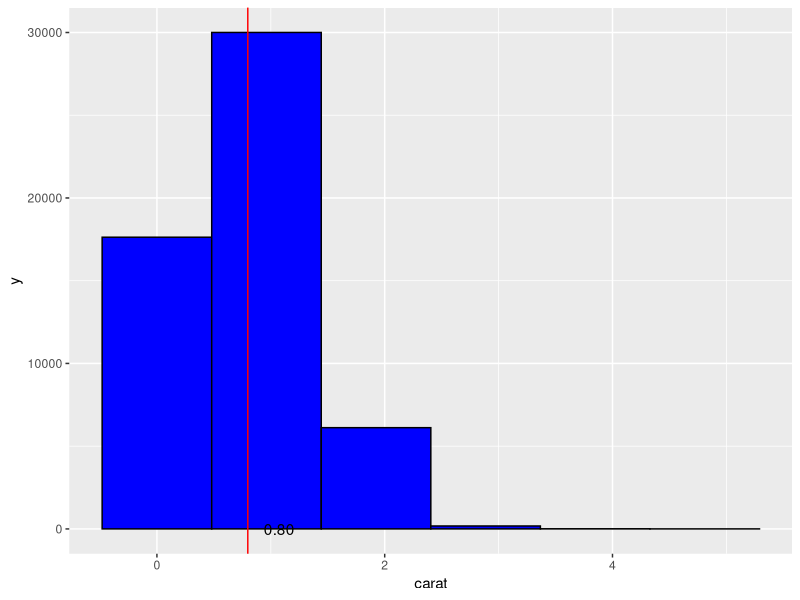
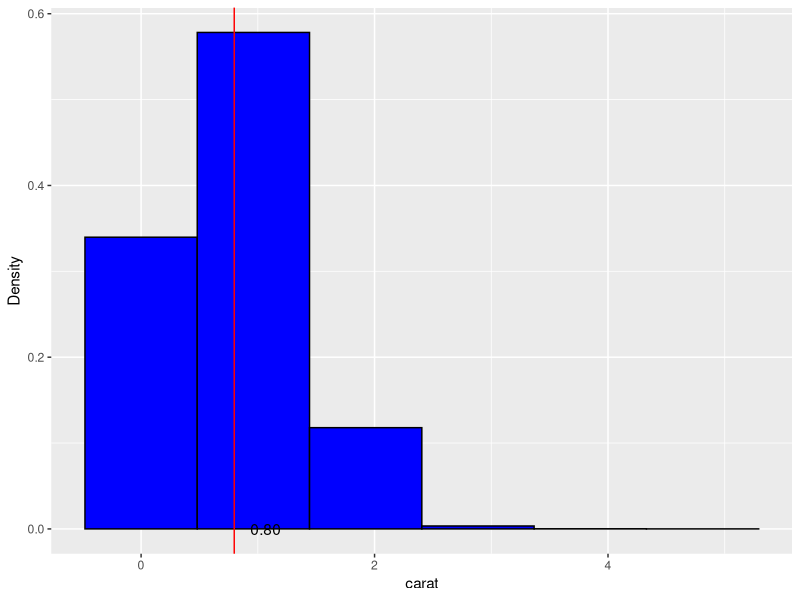
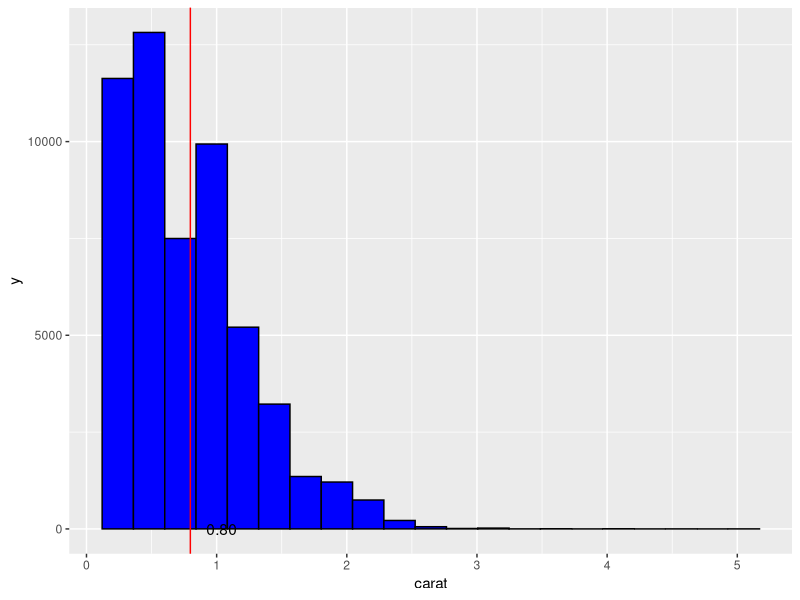
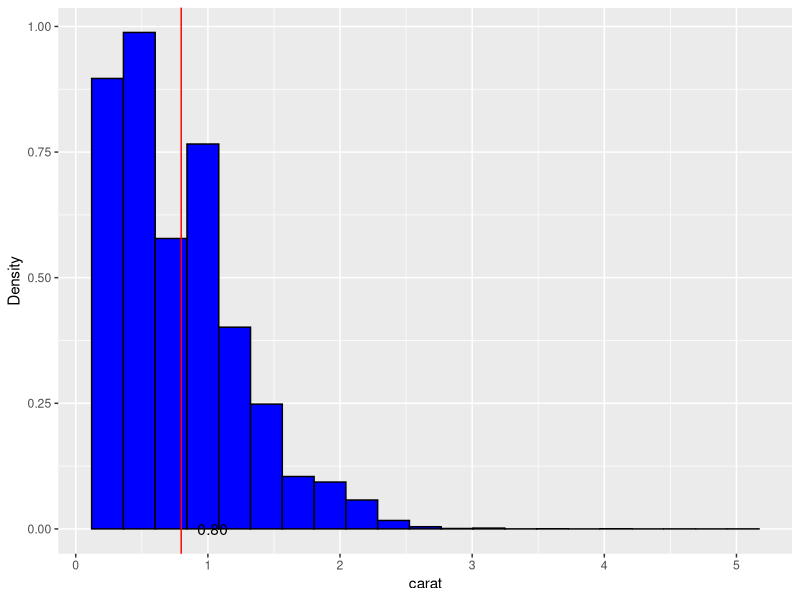
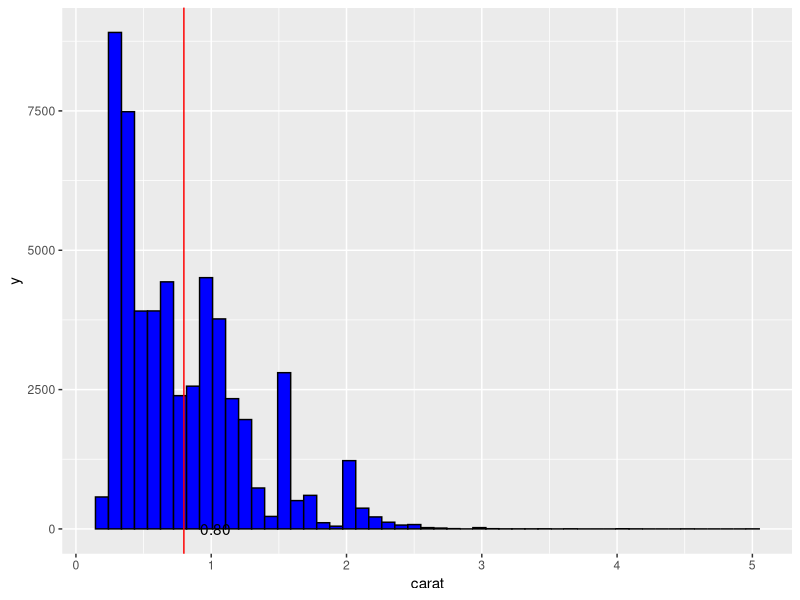
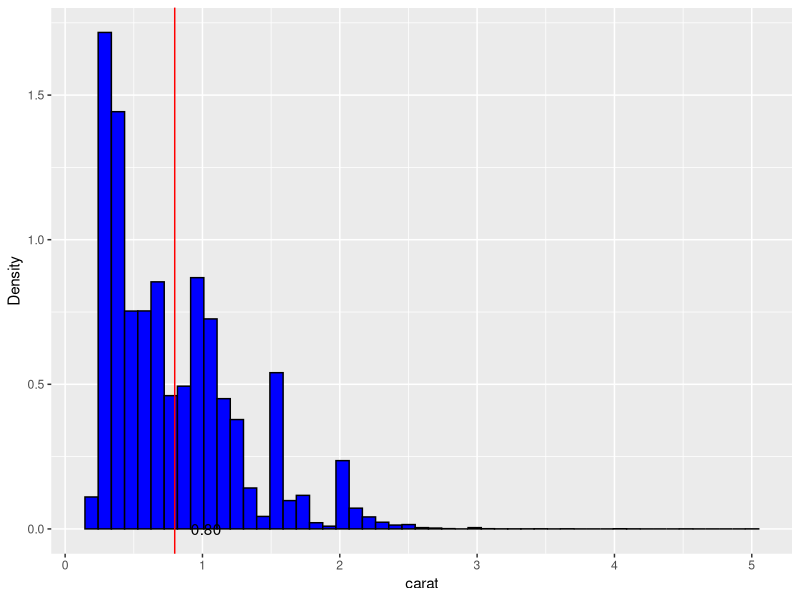
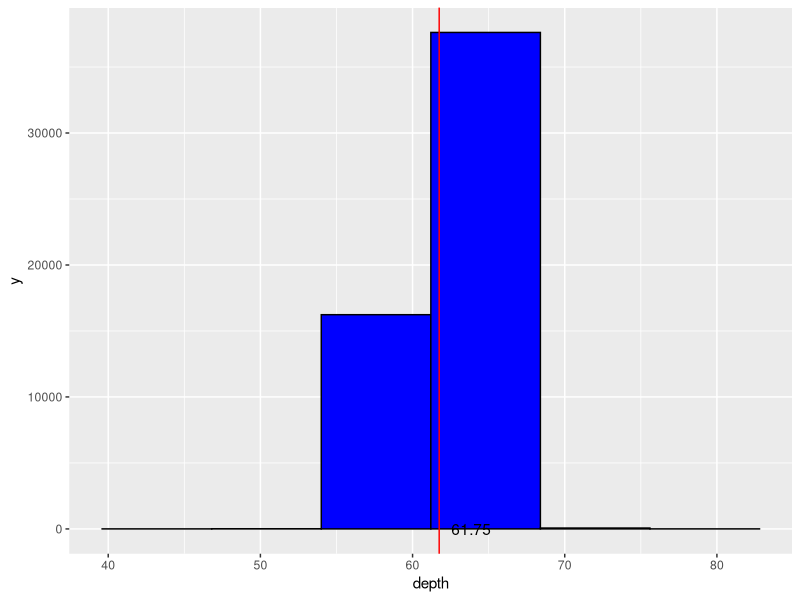
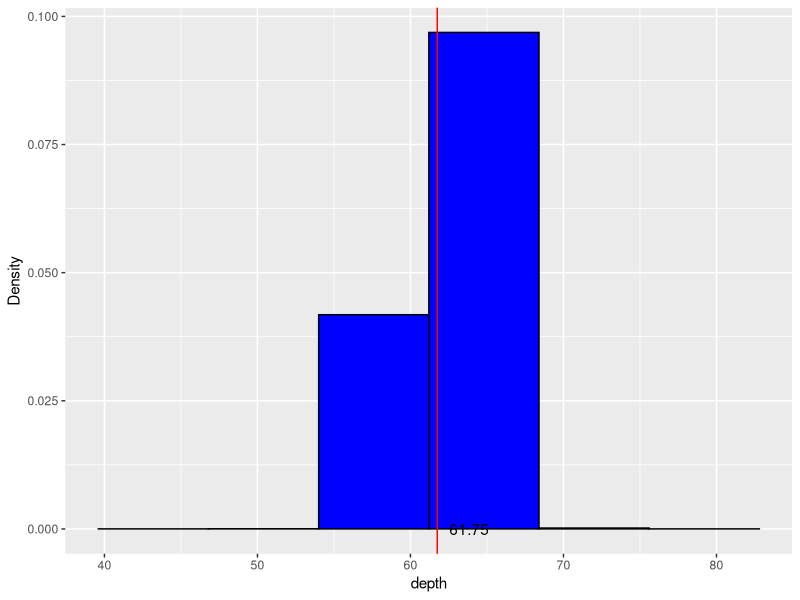

These figures' R source, in order:
## ---- chunk 1

# Sources for the code below include:
# R_ggplot.rmd (Math 510 document)
# R_Data_Analysis.rmd (Math 510 document)
# FreqsAndCorrs.R (Math 510 document)

## ---- chunk 2
rsq_df <- data.frame() # Defines the empty data frame outside the function as a global variable.
corr_df <- data.frame() # Defines the empty data frame outside the function as a global variable.

explore <- function(df, binsize, corr_thresh){
  # Input parameters:
  # df = data frame
  # binsize = vector of bin sizes
  # corr = correlation threshold
  
    
  # Pulling variables from df:
  var_num <- df[which(lapply(df, is.numeric) == TRUE)] # Pulls all numeric variables.
  var_factor <- df[which(lapply(df, is.factor) == TRUE)] # Pulls all factor variables.
  var_logical <- df[which(lapply(df, is.logical) == TRUE)] # Pulls all logical variables.
  

  # 1. Plot a pair of blue histograms with a vertical red line at the mean (using counts and density) for every numerical variable at each bin size specified in ht ebin sizes input parameter. 
  
  # Create nested for loop to iterate over all variables, bin sizes and mean line:
  for (i in 1:length(var_num)) # Iterates over all indeces of var_num.
  {
    for (bins in 1:length(binsize)) # Nested for loop to also iterate over all indeces in binsize.
    {
      # Calculating the bin size:
      num_bins <- (max(var_num[[i]])-min(var_num[[i]]))/binsize[bins]
      num_bins <- (max(var_num[[i]])-min(var_num[[i]]))/binsize[bins]
      
      # Calculating the mean and label:
      col_mean <- mean(var_num[[i]]) # Calulates the mean for each column in var_num
      mean_Label = sprintf("%8.2f ", col_mean) # Function sprintf returns a character vector.
      
      # Plotting the count histogram:
      Num_Plot <- ggplot(var_num, aes(x=var_num[[i]]),
                         environment = environment())
      # Adding the vertical red line at the mean to the count histogram:
      Num_Plot <- Num_Plot +
        geom_histogram(colour = 'black',
                       fill = 'blue',
                       binwidth=num_bins) +
        labs(x=names(var_num)[[i]]) +
        geom_vline(xintercept=col_mean, colour='red') +
        annotate("text",x=col_mean,y=0,label=mean_Label,hjust=0)
      print(Num_Plot)
      
      # Plotting the denisty histogram:
       Num_Plot <- ggplot(var_num, aes(x=var_num[[i]]),
                          environment = environment())
       # Adding the vertical red line at the mean to the density histogram:
       Num_Plot <- Num_Plot + aes(y=..density..) + labs(y="Density") +
         geom_histogram(colour = 'black',
                      fill = 'blue',
                        binwidth=num_bins) +
         labs(x=names(var_num)[[i]]) +
         geom_vline(xintercept=col_mean, colour='red') +
         annotate("text",x=col_mean,y=0,label=mean_Label,hjust=0)
       print(Num_Plot)
    } 
  }



  # 2. Plot gray bar graph for every categorical and binary value:
  
  # Will use 'var_factor' as this is the assigned variable for factor data.
  
  # Create for loop to iterate over all factor variables:
  if (length(var_factor > 0)) # Put in if statement in case there are no factor variable in df.
  {
    for (i in 1:length(var_factor)) # Iterates over all indeces of var_factor.
    {
      Fact_Plot <- ggplot(var_factor[i], aes(x=var_factor[[i]]), environment = environment())
      Fact_Plot <- Fact_Plot + geom_bar(fill="gray", color="black") + labs(x=names(var_factor)[i])
      print(Fact_Plot)
      
    }
    
  } else {
    print ("No factor variables in data frame.")
  }

  
  # Pulling the logical variables from the df:
  var_logical <- df[which(lapply(df, is.logical) == TRUE)]
  
  # Create for loop to iterate over all logical variables:
  if (length(var_logical) >0) # Put in if statement in case there are no logical variables in df.
  {
    for (i in 1:length(var_logical)) # Iterates over all indeces of var_logical.
      {
      Fact_Plot <- ggplot(var_logical[i], aes(x=var_logical[[i]]), environment = environment())
      Fact_Plot <- Fact_Plot + geom_bar(fill="gray", colour="black") + labs(x=names(var_logical)[i])
      print(Fact_Plot)
      
    }
    
  }else {
    print ("No logical variables in data frame.")
  }


  # 3. Calculate the r-square value of every pair of numerical variable:
  
  # Creating correlation matrix using cor function with Pearson method:
  corr_a <- cor(var_num, method="pearson")

  
  # Set up correlation threshold and null vectors before entering loop
  threshold <- corr_thresh # Assigns threshold to input parameter, "corr_thresh".
  r_square <- NULL # Assigns NULL value to ensure an empty variable before assigning in loop.
  rsq_names <- NULL # Assigns NULL value to ensure an empty variable before assigning in loop.
  corr_list <- NULL # Assigns NULL value to ensure an empty variable before assigning in loop.
  corr_names <- NULL # Assigns NULL value to ensure an empty variable before assigning in loop.
  
  # Find the length of the one dimension of the square matrix:
  len <- length(corr_a[1,])
  
  # Only loop through the upper right triangle of correlation matrix to not repeat pairs.
  for (i in (1:(len-1))) 
    {
    for (j in ((i+1):len)) 
      {
      # Form the name pair and add to the named pair vector
      pair_name <- paste(names(corr_a[,1])[[i]],names(corr_a[1,])[[j]],sep="-") # Using paste function to combine the name of the first row with the name of the second column.
      rsq_names <- c(rsq_names, pair_name)
      
      # Add the r_square value to the value vector
      r_square <- c(r_square, corr_a[i,j]^2) # Taking the square of the correlation coeff.
      
      # Comparing to the threshold - if exceeded, add the name and value to the correlation vectors.
      if (corr_a[i,j] > threshold) 
        {
        corr_names <- c(corr_names, pair_name) # Adding pair_names to the corr_names vector.
        corr_list <- c(corr_list, corr_a[i,j]) # Adding corr_a value to corr_list vector.
      }
    }
    
  }
  
  
  
  # 4. Returning data in a list:
  
  # a. A frequency table for every categorical and binary data.
  
  # Creating for factor variable:
  if (length(var_factor) >0) # Put in if statement incase there are no factor variables in df.
    {
    freq_factor <- list() # Initialize empty list.
  
    # Create for loop to create frequency table of factor variables.
    for (i in (1:length(var_factor))) # Iterates for all indeces of var_factor.
      {
        freq_factor[[i]] <- table(var_factor[i]) # Appends table to freq_factor.
    }
    print(freq_factor)
  } else {
    print ("No factor variables in data frame.")
  }
  
  #Creating for logical variable:
  if (length(var_logical) >0) # Put in if statement incase there are no logical variables in df.
  {
    freq_logical <- list() # Initialize empty list.
  
    for (i in (1:length(var_logical))) # Iterates for all indeces of var_logical.
      {
        freq_logical[[i]] <- table(var_logical[i]) # Appends table to freq_logical.
    }
    print(freq_logical)
  } else {
    print ("No logical variables in data frame.")
  }
  
  # b. For numerical variables:
  
  # i. A summary statistics table for each numerical variable:
  rsq_corr_list <- list("rsquare"=rsq_df, "correlation"=corr_df)
  print(rsq_corr_list)
  
  
  # ii. A data frame that contains each pair of variable names and the associated r-square values.
  
  # Create the dataframes and label the columns:
  rsq_df <- data.frame(cbind(rsq_names, r_square)) # Function cbind combines rsq_names and r_square respectively.
  names(rsq_df)[1] <- "Pair"
  names(rsq_df)[2] <- "Value"
  print(rsq_df)
  
  
  # iii. A data frame that contains each pair of variable names and correlation coefficient (Pearson) for all coefficients whose absolute value is greater than the correlation threshold.
  corr_df <- data.frame(cbind(corr_names, corr_list)) # Function cbind combines corr_names and corr_list respectively.
  names(corr_df)[1] <- "Pair"
  names(corr_df)[2] <- "Value"
  print(corr_df)
  
   
}

## ---- chunk 3
# 5. Testing explore function on extended diamonds data frame with logical column, a vector of bin sizes (5, 20, 50), and a correlation threshold of 0.25. Also test on mtcars.

# First import data frames for diamonds and mtcars to use as test data frames.
require(ggplot2)
require(grid)
require(scales)
data(diamonds)
data(mtcars)


# Code from Test1 to create the diamonds dataframe with logical column.
names(mtcars) # Shows the names in mtcars.
vs <-  mtcars[,c("vs")] # Pulls and assigns the column vector "vs" from empty cars to variable vs.
lenVs <- length(vs) # Finds the length of vs -- to use for the ratio.
lenOnesVs <- length(vs[vs == 1]) # Finds the length of the amount of 1's in vs. 
ratio1 <- lenOnesVs/lenVs # Finds ratio of 1's.
ratio0 <- (lenVs - lenOnesVs)/lenVs # Finds ratio of 0's.

# To extend the ratio to diamonds.
rowsDia <- nrow(diamonds) # Gives the number of rows in diamonds.
ratio1Dia <- round(ratio1*rowsDia) # Gives the ratio of rounded number of 1's that should be in diamonds.
ratio0Dia <- round(ratio0*rowsDia) # Gives the ratio of rounded number of 0's that should be in diamonds.

# Making logical vectors:
ones <- as.logical(rep(c(1), ratio1Dia)) # Creates a vector of 1's of size ratio1Dia; as.logical function converts the 1's to logical = True.
zeros <- as.logical(rep(c(0), ratio0Dia)) # Creates a vector of 0's of size ratio0Dia; as.logical function converts the 0's to logical = False.

# Create new logical column to add to diamonds df: 
newCol <- c(ones, zeros) # Creates the new column vector from the logical vectors: "ones" & "zeros"
diamonds$logicalCol <- newCol # Adds newCol to diamonds df.
# str(diamonds)


# Testing diamonds data frame:
explore(diamonds, c(5, 20, 50), 0.25) 

## ---- chunk 4

# Testing mtcars data frame:
# Currently explore(mtcars, c(5, 20, 50), 0.25) is producing this error:
# "Error in matrix(unlist(value, recursive = FALSE, use.names = FALSE), nrow = nr,  : 'data' must be of a vector type, was 'NULL'

# Will hard code this portion until error is resolved.
df <- mtcars
binsize <- c(5, 20, 50)
corr_thresh <- 0.25



# Pulling variables from df:
var_num <- df[which(lapply(df, is.numeric) == TRUE)] # Pulls all numeric variables.
var_factor <- df[which(lapply(df, is.factor) == TRUE)] # Pulls all factor variables.
var_logical <- df[which(lapply(df, is.logical) == TRUE)] # Pulls all logical variables.


# 1. Plot a pair of blue histograms with a vertical red line at the mean (using counts and density) for every numerical variable at each bin size specified in ht ebin sizes input parameter. 

# Create nested for loop to iterate over all variables, bin sizes and mean line:
for (i in 1:length(var_num)) # Iterates over all indeces of var_num.
{
  for (bins in 1:length(binsize)) # Nested for loop to also iterate over all indeces in binsize.
  {
    # Calculating the bin size:
    num_bins <- (max(var_num[[i]])-min(var_num[[i]]))/binsize[bins]
    num_bins <- (max(var_num[[i]])-min(var_num[[i]]))/binsize[bins]
    
    # Calculating the mean and label:
    col_mean <- mean(var_num[[i]]) # Calulates the mean for each column in var_num
    mean_Label = sprintf("%8.2f ", col_mean) # Function sprintf returns a character vector.
    
    # Plotting the count histogram:
    Num_Plot <- ggplot(var_num, aes(x=var_num[[i]]),
                       environment = environment())
    # Adding the vertical red line at the mean to the count histogram:
    Num_Plot <- Num_Plot +
      geom_histogram(colour = 'black',
                     fill = 'blue',
                     binwidth=num_bins) +
      labs(x=names(var_num)[[i]]) +
      geom_vline(xintercept=col_mean, colour='red') +
      annotate("text",x=col_mean,y=0,label=mean_Label,hjust=0)
    print(Num_Plot)
    
    # Plotting the denisty histogram:
     Num_Plot <- ggplot(var_num, aes(x=var_num[[i]]),
                        environment = environment())
     # Adding the vertical red line at the mean to the density histogram:
     Num_Plot <- Num_Plot + aes(y=..density..) + labs(y="Density") +
       geom_histogram(colour = 'black',
                    fill = 'blue',
                      binwidth=num_bins) +
       labs(x=names(var_num)[[i]]) +
       geom_vline(xintercept=col_mean, colour='red') +
       annotate("text",x=col_mean,y=0,label=mean_Label,hjust=0)
     print(Num_Plot)
  } 
}



# 2. Plot gray bar graph for every categorical and binary value:

# Will use 'var_factor' as this is the assigned variable for factor data.

# Create for loop to iterate over all factor variables:
if (length(var_factor > 0)) # Put in if statement in case there are no factor variable in df.
{
  for (i in 1:length(var_factor)) # Iterates over all indeces of var_factor.
  {
    Fact_Plot <- ggplot(var_factor[i], aes(x=var_factor[[i]]), environment = environment())
    Fact_Plot <- Fact_Plot + geom_bar(fill="gray", color="black") + labs(x=names(var_factor)[i])
    print(Fact_Plot)
    
  }
  
} else {
  print ("No factor variables in data frame.")
}


# Pulling the logical variables from the df:
var_logical <- df[which(lapply(df, is.logical) == TRUE)]

# Create for loop to iterate over all logical variables:
if (length(var_logical) >0) # Put in if statement in case there are no logical variables in df.
{
  for (i in 1:length(var_logical)) # Iterates over all indeces of var_logical.
    {
    Fact_Plot <- ggplot(var_logical[i], aes(x=var_logical[[i]]), environment = environment())
    Fact_Plot <- Fact_Plot + geom_bar(fill="gray", colour="black") + labs(x=names(var_logical)[i])
    print(Fact_Plot)
    
  }
  
}else {
  print ("No logical variables in data frame.")
}


# 3. Calculate the r-square value of every pair of numerical variable:

# Creating correlation matrix using cor function with Pearson method:
corr_a <- cor(var_num, method="pearson")


# Set up correlation threshold and null vectors before entering loop
threshold <- corr_thresh # Assigns threshold to input parameter, "corr_thresh".
r_square <- NULL # Assigns NULL value to ensure an empty variable before assigning in loop.
rsq_names <- NULL # Assigns NULL value to ensure an empty variable before assigning in loop.
corr_list <- NULL # Assigns NULL value to ensure an empty variable before assigning in loop.
corr_names <- NULL # Assigns NULL value to ensure an empty variable before assigning in loop.

# Find the length of the one dimension of the square matrix:
len <- length(corr_a[1,])

# Only loop through the upper right triangle of correlation matrix to not repeat pairs.
for (i in (1:(len-1))) 
  {
  for (j in ((i+1):len)) 
    {
    # Form the name pair and add to the named pair vector
    pair_name <- paste(names(corr_a[,1])[[i]],names(corr_a[1,])[[j]],sep="-") # Using paste function to combine the name of the first row with the name of the second column.
    rsq_names <- c(rsq_names, pair_name)
    
    # Add the r_square value to the value vector
    r_square <- c(r_square, corr_a[i,j]^2) # Taking the square of the correlation coeff.
    
    # Comparing to the threshold - if exceeded, add the name and value to the correlation vectors.
    if (corr_a[i,j] > threshold) 
      {
      corr_names <- c(corr_names, pair_name) # Adding pair_names to the corr_names vector.
      corr_list <- c(corr_list, corr_a[i,j]) # Adding corr_a value to corr_list vector.
    }
  }
  
}



# 4. Returning data in a list:

# a. A frequency table for every categorical and binary data.

# Creating for factor variable:
if (length(var_factor) >0) # Put in if statement incase there are no factor variables in df.
  {
  freq_factor <- list() # Initialize empty list.

  # Create for loop to create frequency table of factor variables.
  for (i in (1:length(var_factor))) # Iterates for all indeces of var_factor.
    {
      freq_factor[[i]] <- table(var_factor[i]) # Appends table to freq_factor.
  }
  print(freq_factor)
} else {
  print ("No factor variables in data frame.")
}

#Creating for logical variable:
if (length(var_logical) >0) # Put in if statement incase there are no logical variables in df.
{
  freq_logical <- list() # Initialize empty list.

  for (i in (1:length(var_logical))) # Iterates for all indeces of var_logical.
    {
      freq_logical[[i]] <- table(var_logical[i]) # Appends table to freq_logical.
  }
  print(freq_logical)
} else {
  print ("No logical variables in data frame.")
}

# b. For numerical variables:

# i. A summary statistics table for each numerical variable:
rsq_corr_list <- list("rsquare"=rsq_df, "correlation"=corr_df)
print(rsq_corr_list)


# ii. A data frame that contains each pair of variable names and the associated r-square values.

# Create the dataframes and label the columns:
rsq_df <- data.frame(cbind(rsq_names, r_square)) # Function cbind combines rsq_names and r_square respectively.
names(rsq_df)[1] <- "Pair"
names(rsq_df)[2] <- "Value"
print(rsq_df)


# iii. A data frame that contains each pair of variable names and correlation coefficient (Pearson) for all coefficients whose absolute value is greater than the correlation threshold.
corr_df <- data.frame(cbind(corr_names, corr_list)) # Function cbind combines corr_names and corr_list respectively.
names(corr_df)[1] <- "Pair"
names(corr_df)[2] <- "Value"
print(corr_df)

